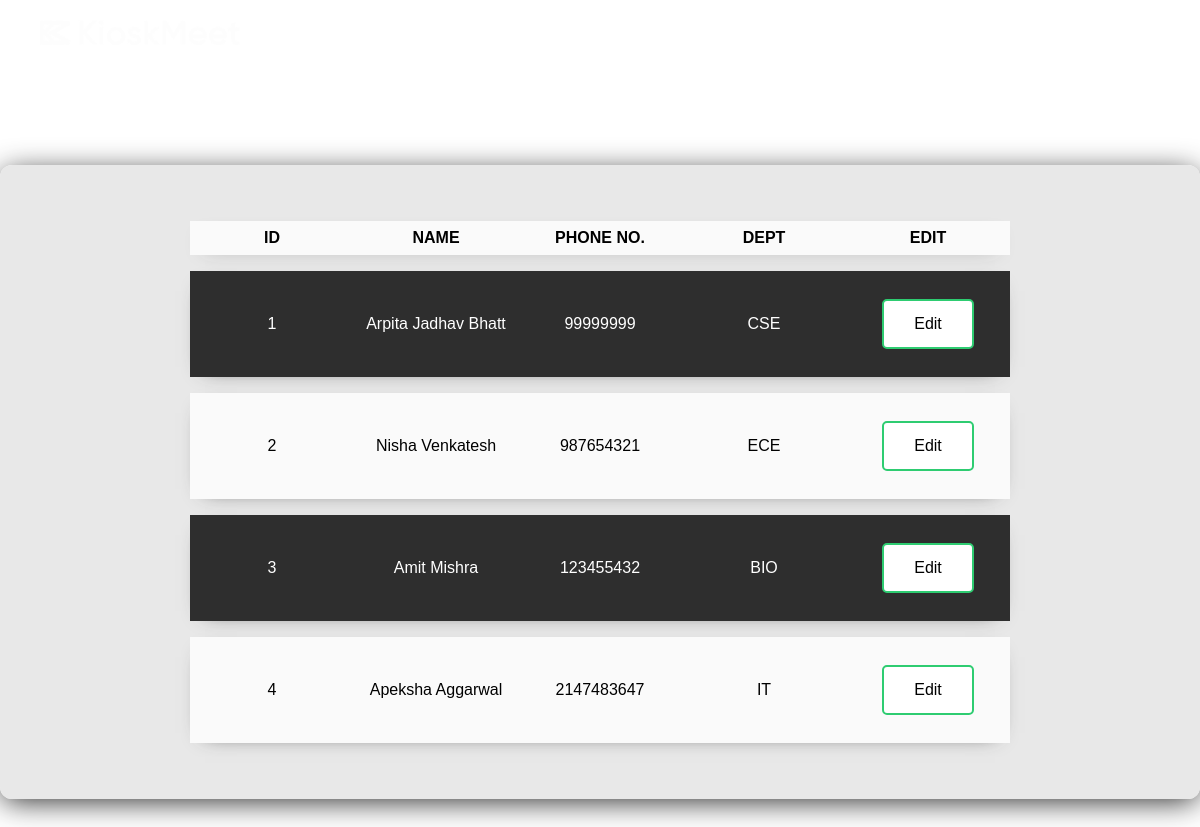
The app's page /admin/list_teachers.php (signed in) with its own data.
### tables this page shows
CREATE TABLE `faculty` (
  `id` int(11) NOT NULL,
  `name` varchar(255) DEFAULT NULL,
  `phno` int(11) DEFAULT NULL,
  `password` varchar(255) DEFAULT NULL,
  `dept` varchar(255) DEFAULT NULL
);

### admin/list_teachers.php (the view, shortened to what this page needs)
<?php
include "../partials/sql_connect.php";
?>
<!DOCTYPE html>
<html lang="en">
<head>
    <link rel="stylesheet" href="admin.css">
</head>
<body style='background-image: url("../bg_gradient.jpg"); background-size: 100%; background-attachment: fixed;'>
<div id="navbar">
        <div id="title">
            <img src="../KioskMeet_Logo_White.png" style="width: 200px;">
            <small style="color: white;float: right;">Admin Panel</small>
        </div>
        <div id="nav-items">
            <div class="nav-item"><a href="/dsw_proj/auth/logout.php">Logout</a></div>
        </div>
    </div>
<div id="table-wrapper">
    <table>
        <tr>
            <th>
                ID
            </th>
            <th>
                NAME
            </th>
            <th>
                PHONE NO.
            </th>
            <th>
                DEPT
            </th>
            <th>
                EDIT
            </th>
        </tr>
        <?php
        $sql = "select id,name,phno,dept from faculty";
        $teachers = mysqli_query($conn, $sql);
        foreach ($teachers as $teacher) {
            echo '<tr>';
            foreach ($teacher as $key => $val) {
                echo "<td>$val</td>";
            }
            $id = $teacher["id"];
            echo "<td><form action='update_teacher.php'>
                <input type='number' name='id' id='id' hidden value='$id'>
                <input type='submit' value='Edit'>
                </form></td>";
            echo '</tr>';
        }
        ?>
    </table>
</body>
</html>

### admin/admin.css (style rules this page uses)
* { margin: 0; padding: 0; font-family: sans-serif; }
#navbar { background-color: transparent; padding: 20px; display: flex; justify-content: space-between; }
#title { display: flex; padding: 0 20px; }
#title small { margin: 4px 10px; }
#nav-items { display: flex; }
.nav-item { margin: 0 20px; color: white; transition: transform 0.05s ease-out; }
.nav-item a { color: white; text-decoration: none; border: 1px solid white; padding: 10px 15px; }
input[type="submit"] { cursor: pointer; background-color: white; margin: 20px 0; padding: 14px 30px; border-radius: 5px; border: 2px solid #2ecc71; transition: 0.25s; font-size: 16px; }
#table-wrapper { text-align: center; padding: 40px; margin-top: 100px; margin-left: auto; margin-right: auto; margin-bottom: 100px; background: #e6e6e6e7; min-height: 220px; max-width: 1200px; box-shadow: 0px 5px 30px -3px rgb(37, 37, 37); border-radius: 12px; display: flex; flex-direction: column; justify-content: center; align-items: center; }
table { border-collapse: separate; border-spacing: 0 1rem; }
th, td, tr { min-width: 150px; padding: 8px 7px; text-align: center; }
tr { box-shadow: 0px 5px 20px -15px rgb(37, 37, 37); }
tr:nth-child(odd) { background-color: rgb(255,255,255,0.8); color: black; }
tr:nth-child(even) { background-color: rgba(0, 0, 0, 0.8); color: white; }
td { margin: 10px; }
a { text-decoration: none; color:rgb(37, 37, 37) }

### records on screen
faculty: id "1", name "Arpita Jadhav Bhatt", phno "99999999", dept "CSE"
faculty: id "2", name "Nisha Venkatesh", phno "987654321", dept "ECE"
faculty: id "3", name "Amit Mishra", phno "123455432", dept "BIO"
faculty: id "4", name "Apeksha Aggarwal", phno "2147483647", dept "IT"
